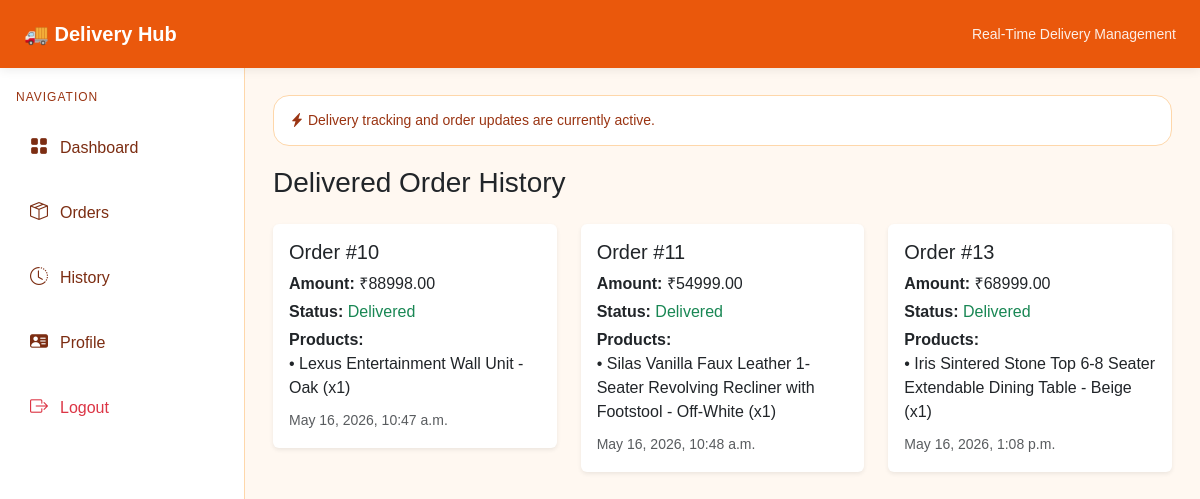
The page /delivery/delivery-history/ (signed in) on the database as committed earlier.
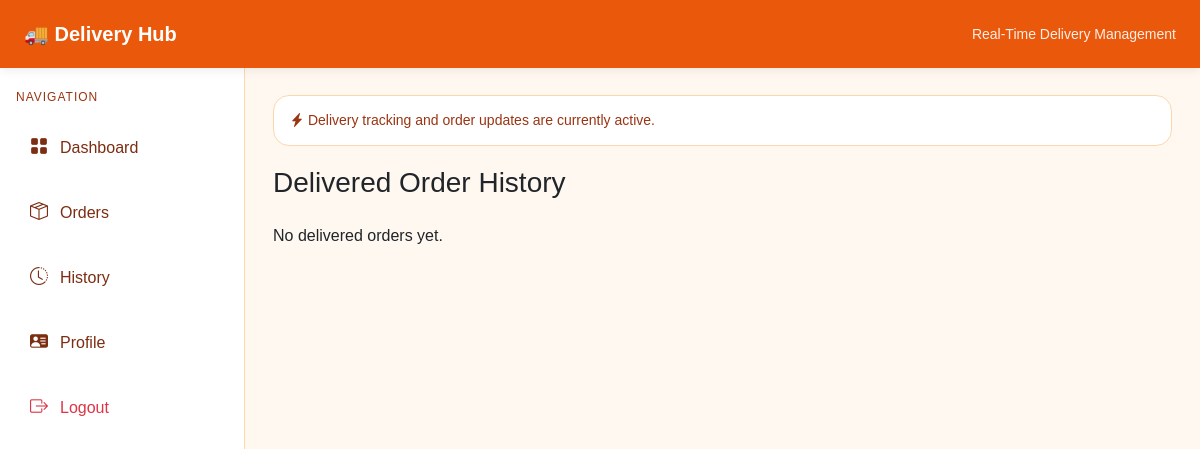
The same page on the database as committed later.
### customerApp/models.py (models this page shows)
class Order(models.Model):
    order_id = models.AutoField(primary_key=True)
    customer = models.ForeignKey('guestApp.Customer', on_delete=models.CASCADE)
    total_amount = models.DecimalField(max_digits=10, decimal_places=2)
    order_date = models.DateTimeField(auto_now_add=True)
    status = models.CharField(max_length=50, default="Pending")

class OrderItem(models.Model):
    order_item_id = models.AutoField(primary_key=True)  # explicit id
    order = models.ForeignKey(Order, on_delete=models.CASCADE)
    product = models.ForeignKey('adminApp.Product', on_delete=models.CASCADE)
    quantity = models.IntegerField()
    price = models.DecimalField(max_digits=10, decimal_places=2)

### adminApp/models.py (models this page shows)
class Product(models.Model):
    ProductId = models.AutoField(primary_key=True)
    ProductName = models.CharField(max_length=200)
    ProductDescription = models.TextField()
    ProductImage = models.ImageField(upload_to='products/', null=True, blank=True)
    ProductPrice = models.DecimalField(max_digits=10, decimal_places=2)
    stock = models.IntegerField(default=0)
    category = models.ForeignKey(Category, on_delete=models.CASCADE, related_name='products')

### deliveryboyApp/views.py (the view)
def deliveryHistory(request):
    orders = Order.objects.filter(status="Delivered", payment__status="Paid").distinct()
    return render(request, "deliveryboy/orderHistory.html", {"orders": orders})

### templates/deliveryboy/orderHistory.html
{% extends "deliveryboyHeaderFooter.html" %}
{% block content %}
<h3 class="mb-4">Delivered Order History</h3>
<div class="row">
  {% for o in orders %}
  <div class="col-md-4 mb-3">
    <div class="card shadow-sm border-0">
      <div class="card-body">
        <h5>Order #{{ o.order_id }}</h5>
        <p class="mb-1"><b>Amount:</b> ₹{{ o.total_amount }}</p>
        <p class="mb-1"><b>Status:</b>
          <span class="text-success">Delivered</span>
        </p>
        <p class="mb-2">
          <b>Products:</b><br>
          {% for item in o.orderitem_set.all %}
            • {{ item.product.ProductName }} (x{{ item.quantity }})<br>
          {% endfor %}
        </p>
        <small class="text-muted">
          {{ o.order_date }}
        </small>
      </div>
    </div>
  </div>
  {% empty %}
    <p>No delivered orders yet.</p>
  {% endfor %}
</div>
{% endblock %}

Rows that differ between the two databases and show on the page:
removed Order: order_id "10", total_amount "88998.00", order_date "May 16, 2026, 10:47 a.m."
removed OrderItem: product.ProductName "Lexus Entertainment Wall Unit - Oak", quantity "1", shown under "10"
removed Order: order_id "11", total_amount "54999.00", order_date "May 16, 2026, 10:48 a.m."
removed OrderItem: product.ProductName "Silas Vanilla Faux Leather 1-Seater Revolving Recliner with Footstool - Off-White", quantity "1", shown under "11"
removed Order: order_id "13", total_amount "68999.00", order_date "May 16, 2026, 1:08 p.m."
removed OrderItem: product.ProductName "Iris Sintered Stone Top 6-8 Seater Extendable Dining Table - Beige", quantity "1", shown under "13"
Other text that changed with them:
text now shown: "No delivered orders yet."
